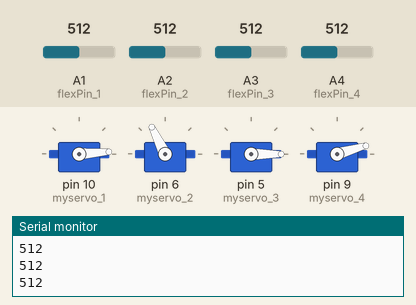
The sketch below on a simulated Arduino Uno, built with avr-gcc and run on an emulated ATmega328P. Parts: 4 × servo, the last lines printed to the serial monitor. The test bench sets the inputs (shaded band); at power-on: A1 (flexPin_1) = 512, A2 (flexPin_2) = 512, A3 (flexPin_3) = 512, A4 (flexPin_4) = 512.

Above: at 1.2 s.
1.3 s: A1 (flexPin_1) set to 716
At 1.9 s:
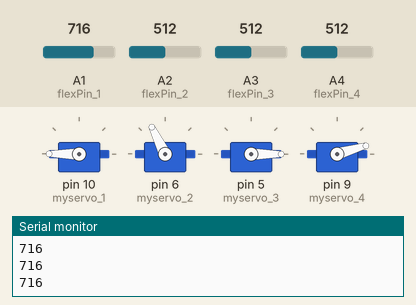
2.8 s: A2 (flexPin_2) set to 716
At 3.6 s:
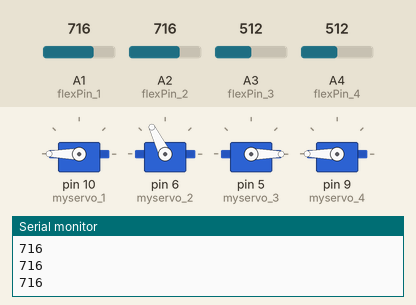
4.3 s: A3 (flexPin_3) set to 716
At 4.8 s:
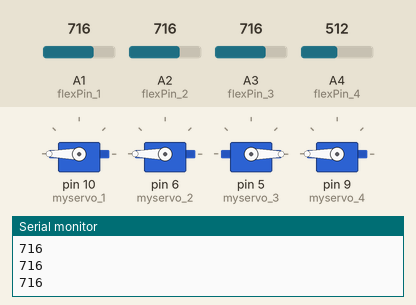
5.8 s: A4 (flexPin_4) set to 716
At 6.4 s:
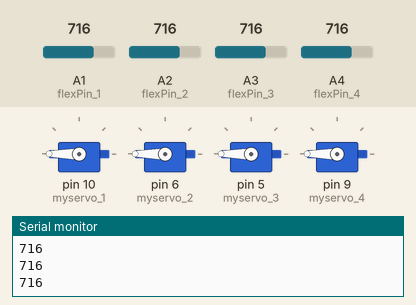
7.3 s: A1 (flexPin_1) set to 306
At 8.1 s:
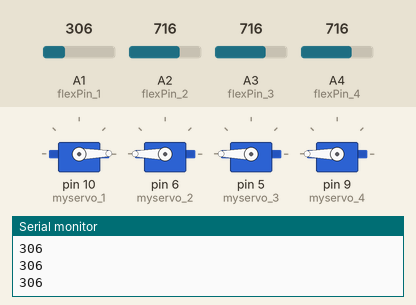
8.8 s: A2 (flexPin_2) set to 306
At 9.3 s:
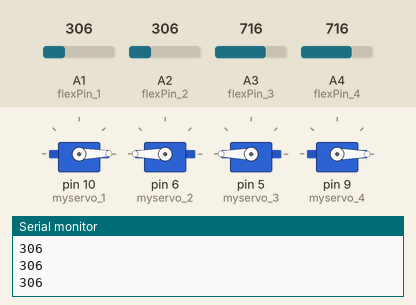
Timing chart, 0 to 11.3 s (numbered marks = the images above; inputs shaded):
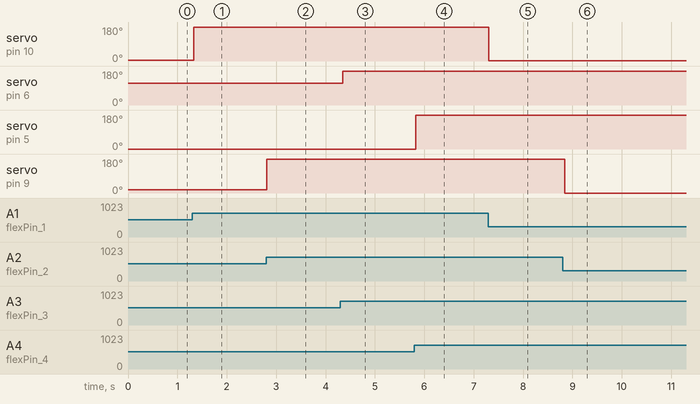

Measured:
- after the input at 1.3 s, servo on pin 10 (myservo_1): 4° → 180° at once
- after the input at 2.8 s, servo on pin 9 (myservo_4): 16° → 180° at once
- after the input at 4.3 s, servo on pin 6 (myservo_2): 116° → 180° after 0.05 s
- after the input at 5.8 s, servo on pin 5 (myservo_3): 0° → 180° at once
- after the input at 7.3 s, servo on pin 10 (myservo_1): 180° → 1° at once
- after the input at 8.8 s, servo on pin 9 (myservo_4): 180° → 0° at once

The sketch:

flex_servo.ino
```cpp
//Define sensors and servos

#include <Servo.h> //Includes servo library


Servo myservo_1;//pinki
Servo myservo_2;//middle
Servo myservo_3;//index
Servo myservo_4;//ring
int flexPin_1 = A1;//pinki
int flexPin_2 = A2;//ring
int flexPin_3 = A3;//middle
int flexPin_4 = A4;//index


void setup()
{

  Serial.begin(9600);


   pinMode(flexPin_1, INPUT);
   pinMode(flexPin_2, INPUT);
   pinMode(flexPin_3, INPUT);
   pinMode(flexPin_4, INPUT);

  myservo_1.attach(10);//pinki
  myservo_1.write(0);
  myservo_2.attach(6);//middle
  myservo_2.write(0);
  myservo_3.attach(5);//index
  myservo_3.write(180);
  myservo_4.attach(9);//ring
  myservo_4.write(0);
 }

void loop()
{
  //Defines analog input variables
  int flex_1 = analogRead(flexPin_1);
  int flex_2 = analogRead(flexPin_2);
  int flex_3 = analogRead(flexPin_3);
  int flex_4 = analogRead(flexPin_4);


  Serial.println(flex_1);

  int pos_1;
  int pos_2;
  int pos_3;
  int pos_4;

  //maps analog signal to finger position
  pos_1 = map(flex_1, 613, 510, 180, 0);
  pos_1 = constrain(pos_1, 1, 180);

  pos_2 = map(flex_2, 640, 500, 180, 0);
  pos_2 = constrain(pos_2, 0, 180);

  pos_3 = map(flex_3, 580, 390, 180, 0);
  pos_3 = constrain(pos_3, 0, 180);

  pos_4 = map(flex_4, 650, 550, 180, 0);
  pos_4 = constrain(pos_4, 0, 180);


  //moves finger to position
  myservo_1.write(pos_1);
  myservo_2.write(pos_3);
  myservo_3.write(pos_4);
  myservo_4.write(pos_2);

  delay(50);

}
```
